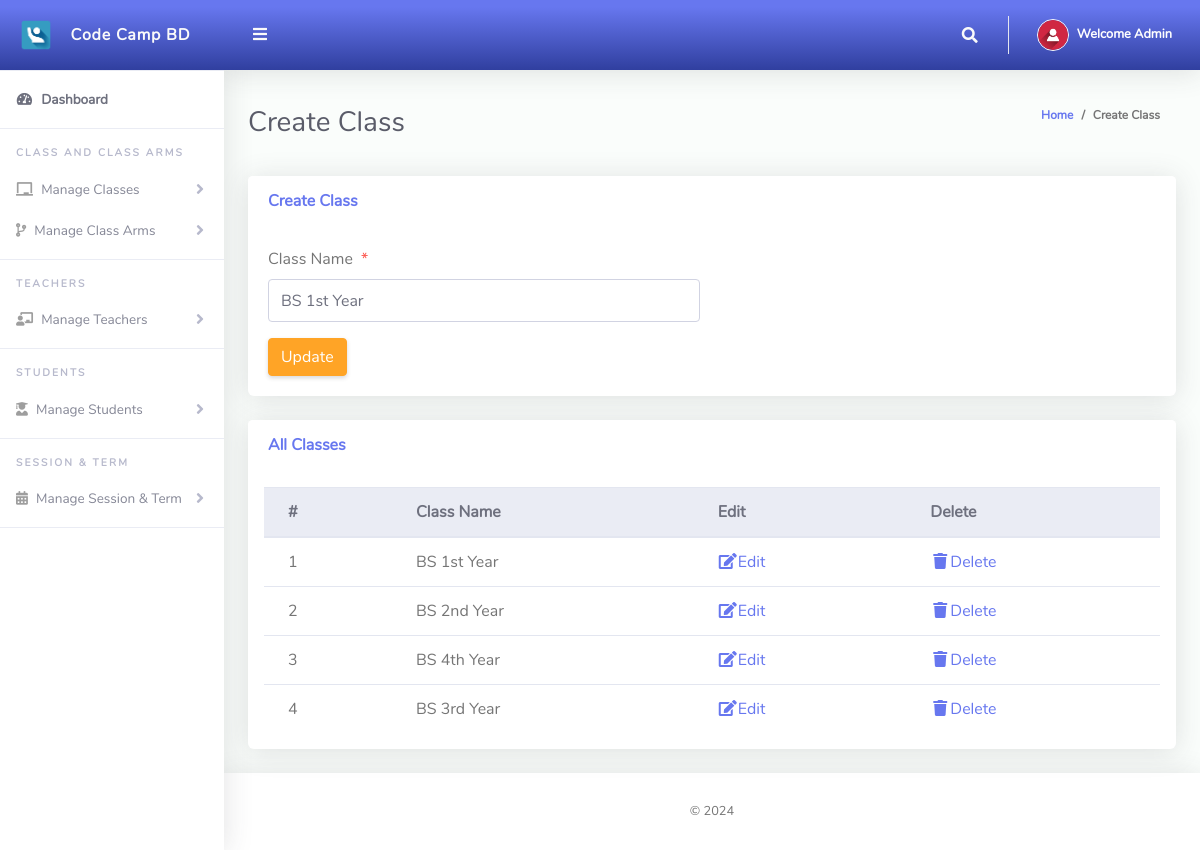
Page /Admin/createClass.php?action=edit&Id=1 (signed in) on the committed database.
### tables this page shows
CREATE TABLE `tblclass` (
  `Id` int(10) NOT NULL,
  `className` varchar(255) NOT NULL
);

### Admin/createClass.php (the view, shortened to what this page needs)
<?php
include '../Includes/dbcon.php';
 if (isset($_GET['Id']) && isset($_GET['action']) && $_GET['action'] == "edit")
	{
        $Id= $_GET['Id'];
        $query=mysqli_query($conn,"select * from tblclass where Id ='$Id'");
        $row=mysqli_fetch_array($query);
    }
?>
<!DOCTYPE html>
<html lang="en">
<head>
  <link href="../vendor/fontawesome-free/css/all.min.css" rel="stylesheet" type="text/css">
  <link href="../vendor/bootstrap/css/bootstrap.min.css" rel="stylesheet" type="text/css">
  <link href="css/ruang-admin.min.css" rel="stylesheet">
</head>
<body id="page-top">
  <div id="wrapper">
      <?php include "Includes/sidebar.php";?>
    <div id="content-wrapper" class="d-flex flex-column">
      <div id="content">
       <?php include "Includes/topbar.php";?>
        <div class="container-fluid" id="container-wrapper">
          <div class="d-sm-flex align-items-center justify-content-between mb-4">
            <h1 class="h3 mb-0 text-gray-800">Create Class</h1>
            <ol class="breadcrumb">
              <li class="breadcrumb-item"><a href="./">Home</a></li>
              <li class="breadcrumb-item active" aria-current="page">Create Class</li>
            </ol>
          </div>
          <div class="row">
            <div class="col-lg-12">
              <div class="card mb-4">
                <div class="card-header py-3 d-flex flex-row align-items-center justify-content-between">
                  <h6 class="m-0 font-weight-bold text-primary">Create Class</h6>
                </div>
                <div class="card-body">
                  <form method="post">
                    <div class="form-group row mb-3">
                        <div class="col-xl-6">
                            <label class="form-control-label">Class Name<span class="text-danger ml-2">*</span></label>
                      <input type="text" class="form-control" name="className" value="<?php echo $row['className'];?>" id="exampleInputFirstName" placeholder="Class Name">
                        </div>
                    </div>
                      <?php
                    if (isset($Id))
                    {
                    ?>
                    <button type="submit" name="update" class="btn btn-warning">Update</button>
                    <?php
                    } else {
                    ?>
                    <button type="submit" name="save" class="btn btn-primary">Save</button>
                    <?php
                    }
                    ?>
                  </form>
                </div>
              </div>
                 <div class="row">
              <div class="col-lg-12">
              <div class="card mb-4">
                <div class="card-header py-3 d-flex flex-row align-items-center justify-content-between">
                  <h6 class="m-0 font-weight-bold text-primary">All Classes</h6>
                </div>
                <div class="table-responsive p-3">
                  <table class="table align-items-center table-flush table-hover" id="dataTableHover">
                    <thead class="thead-light">
                      <tr>
                        <th>#</th>
                        <th>Class Name</th>
                        <th>Edit</th>
                        <th>Delete</th>
                      </tr>
                    </thead>
                    <tbody>
                  <?php
                      $query = "SELECT * FROM tblclass";
                      $rs = $conn->query($query);
                      $num = $rs->num_rows;
                      $sn=0;
                      if($num > 0)
                      {
                        while ($rows = $rs->fetch_assoc())
                          {
                             $sn = $sn + 1;
                            echo"
                              <tr>
                                <td>".$sn."</td>
                                <td>".$rows['className']."</td>
                                <td><a href='?action=edit&Id=".$rows['Id']."'><i class='fas fa-fw fa-edit'></i>Edit</a></td>
                                <td><a href='?action=delete&Id=".$rows['Id']."'><i class='fas fa-fw fa-trash'></i>Delete</a></td>
                              </tr>";
                          }
                      }
                      else
                      {
                           echo
                           "<div class='alert alert-danger' role='alert'>
                            No Record Found!
                            </div>";
                      }
                      ?>
                    </tbody>
                  </table>
                </div>
              </div>
            </div>
            </div>
          </div>
        </div>
      </div>
       <?php include "Includes/footer.php";?>
    </div>
  </div>
</body>
</html>

### Admin/Includes/topbar.php (shortened to what this page needs)
<?php
  $query = "SELECT * FROM tbladmin WHERE Id = ".$_SESSION['userId']."";
  $rs = $conn->query($query);
  $rows = $rs->fetch_assoc();
  $fullName = $rows['firstName']." ".$rows['lastName'];
?>
<nav class="navbar navbar-expand navbar-light bg-gradient-primary topbar mb-4 static-top">
          <button id="sidebarToggleTop" class="btn btn-link rounded-circle mr-3">
            <i class="fa fa-bars"></i>
          </button>
          <ul class="navbar-nav ml-auto">
            <li class="nav-item dropdown no-arrow">
              <a class="nav-link dropdown-toggle" href="#" id="searchDropdown" role="button" data-toggle="dropdown"
                aria-haspopup="true" aria-expanded="false">
                <i class="fas fa-search fa-fw"></i>
              </a>
            </li>
            <li class="nav-item dropdown no-arrow">
              <a class="nav-link dropdown-toggle" href="#" id="userDropdown" role="button" data-toggle="dropdown"
                aria-haspopup="true" aria-expanded="false">
                <img class="img-profile rounded-circle" src="img/user-icn.png" style="max-width: 60px">
                <span class="ml-2 d-none d-lg-inline text-white small"><b>Welcome <?php echo $fullName;?></b></span>
              </a>
            </li>
          </ul>
        </nav>

### rows in the picture
tblclass: className "BS 1st Year"
tblclass: className "BS 2nd Year"
tblclass: className "BS 4th Year"
tblclass: className "BS 3rd Year"

### other values in the picture
$fullName "Admin"
